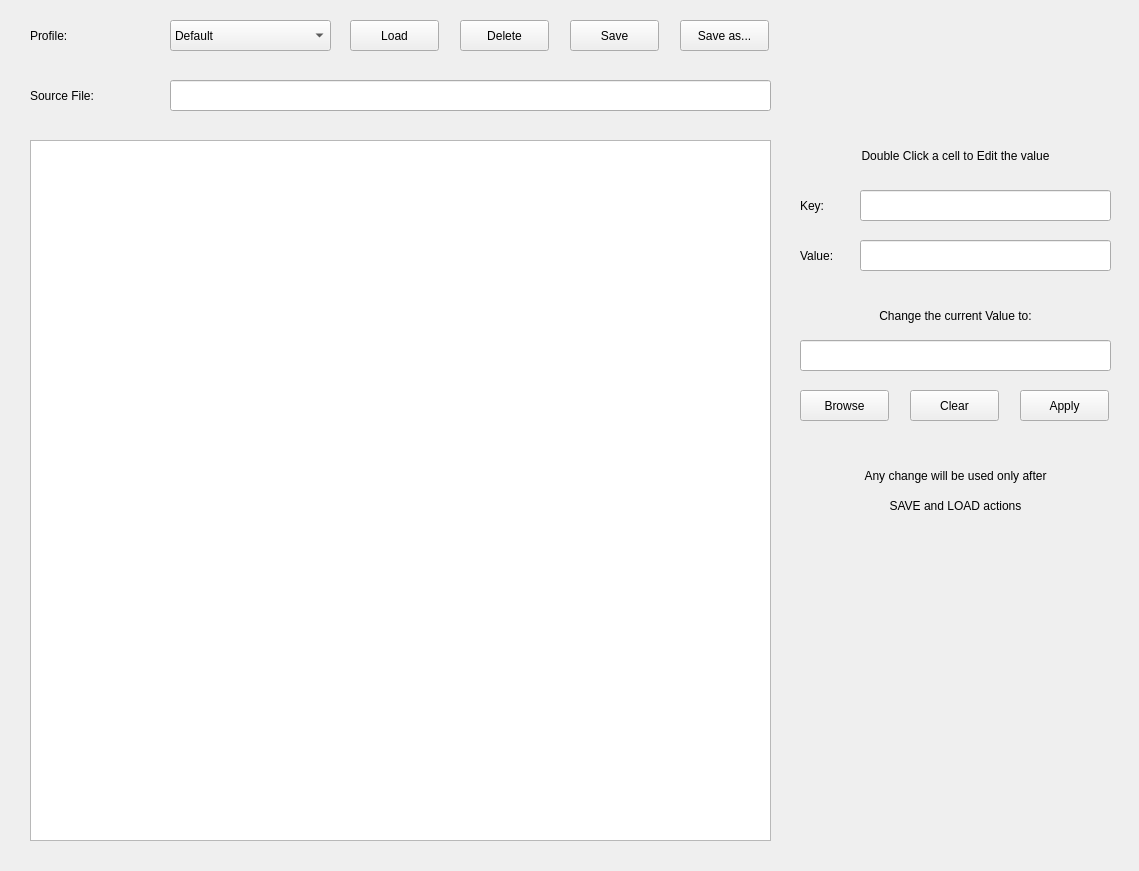
<?xml version="1.0" encoding="UTF-8"?>
<ui version="4.0">
 <class>Form</class>
 <widget class="QWidget" name="Form">
  <property name="geometry">
   <rect>
    <x>0</x>
    <y>0</y>
    <width>1139</width>
    <height>871</height>
   </rect>
  </property>
  <property name="windowTitle">
   <string>Form</string>
  </property>
  <widget class="QTableWidget" name="qtable_conf">
   <property name="geometry">
    <rect>
     <x>30</x>
     <y>140</y>
     <width>741</width>
     <height>701</height>
    </rect>
   </property>
  </widget>
  <widget class="QComboBox" name="qcombo_profile">
   <property name="geometry">
    <rect>
     <x>170</x>
     <y>20</y>
     <width>161</width>
     <height>31</height>
    </rect>
   </property>
   <property name="maxVisibleItems">
    <number>16</number>
   </property>
   <property name="duplicatesEnabled">
    <bool>false</bool>
   </property>
   <item>
    <property name="text">
     <string>Default</string>
    </property>
   </item>
  </widget>
  <widget class="QLabel" name="qlabel_conf_label">
   <property name="geometry">
    <rect>
     <x>30</x>
     <y>80</y>
     <width>91</width>
     <height>31</height>
    </rect>
   </property>
   <property name="layoutDirection">
    <enum>Qt::LeftToRight</enum>
   </property>
   <property name="text">
    <string>Source File:</string>
   </property>
   <property name="alignment">
    <set>Qt::AlignLeading|Qt::AlignLeft|Qt::AlignVCenter</set>
   </property>
  </widget>
  <widget class="QPushButton" name="qbutton_delete">
   <property name="geometry">
    <rect>
     <x>460</x>
     <y>20</y>
     <width>89</width>
     <height>31</height>
    </rect>
   </property>
   <property name="text">
    <string>Delete</string>
   </property>
  </widget>
  <widget class="QLabel" name="qlabel_conf_label_5">
   <property name="geometry">
    <rect>
     <x>30</x>
     <y>20</y>
     <width>71</width>
     <height>31</height>
    </rect>
   </property>
   <property name="layoutDirection">
    <enum>Qt::LeftToRight</enum>
   </property>
   <property name="text">
    <string>Profile:</string>
   </property>
   <property name="alignment">
    <set>Qt::AlignLeading|Qt::AlignLeft|Qt::AlignVCenter</set>
   </property>
  </widget>
  <widget class="QLineEdit" name="qline_configuration_file">
   <property name="geometry">
    <rect>
     <x>170</x>
     <y>80</y>
     <width>601</width>
     <height>31</height>
    </rect>
   </property>
   <property name="text">
    <string/>
   </property>
   <property name="readOnly">
    <bool>true</bool>
   </property>
  </widget>
  <widget class="QPushButton" name="qbutton_saveas">
   <property name="geometry">
    <rect>
     <x>680</x>
     <y>20</y>
     <width>89</width>
     <height>31</height>
    </rect>
   </property>
   <property name="text">
    <string>Save as...</string>
   </property>
  </widget>
  <widget class="QPushButton" name="qbutton_load">
   <property name="geometry">
    <rect>
     <x>350</x>
     <y>20</y>
     <width>89</width>
     <height>31</height>
    </rect>
   </property>
   <property name="text">
    <string>Load</string>
   </property>
  </widget>
  <widget class="QPushButton" name="qbutton_save">
   <property name="geometry">
    <rect>
     <x>570</x>
     <y>20</y>
     <width>89</width>
     <height>31</height>
    </rect>
   </property>
   <property name="text">
    <string>Save</string>
   </property>
  </widget>
  <widget class="QLabel" name="qlabel_conf_label_2">
   <property name="geometry">
    <rect>
     <x>800</x>
     <y>140</y>
     <width>311</width>
     <height>31</height>
    </rect>
   </property>
   <property name="layoutDirection">
    <enum>Qt::LeftToRight</enum>
   </property>
   <property name="text">
    <string>Double Click a cell to Edit the value</string>
   </property>
   <property name="alignment">
    <set>Qt::AlignCenter</set>
   </property>
  </widget>
  <widget class="QLineEdit" name="qline_edit_key">
   <property name="geometry">
    <rect>
     <x>860</x>
     <y>190</y>
     <width>251</width>
     <height>31</height>
    </rect>
   </property>
   <property name="text">
    <string/>
   </property>
   <property name="readOnly">
    <bool>true</bool>
   </property>
  </widget>
  <widget class="QLabel" name="qlabel_conf_label_3">
   <property name="geometry">
    <rect>
     <x>800</x>
     <y>190</y>
     <width>41</width>
     <height>31</height>
    </rect>
   </property>
   <property name="layoutDirection">
    <enum>Qt::LeftToRight</enum>
   </property>
   <property name="text">
    <string>Key:</string>
   </property>
   <property name="alignment">
    <set>Qt::AlignLeading|Qt::AlignLeft|Qt::AlignVCenter</set>
   </property>
  </widget>
  <widget class="QLabel" name="qlabel_conf_label_4">
   <property name="geometry">
    <rect>
     <x>800</x>
     <y>240</y>
     <width>51</width>
     <height>31</height>
    </rect>
   </property>
   <property name="layoutDirection">
    <enum>Qt::LeftToRight</enum>
   </property>
   <property name="text">
    <string>Value:</string>
   </property>
   <property name="alignment">
    <set>Qt::AlignLeading|Qt::AlignLeft|Qt::AlignVCenter</set>
   </property>
  </widget>
  <widget class="QLineEdit" name="qline_edit_value">
   <property name="geometry">
    <rect>
     <x>860</x>
     <y>240</y>
     <width>251</width>
     <height>31</height>
    </rect>
   </property>
   <property name="text">
    <string/>
   </property>
   <property name="readOnly">
    <bool>true</bool>
   </property>
  </widget>
  <widget class="QLabel" name="qlabel_conf_label_6">
   <property name="geometry">
    <rect>
     <x>800</x>
     <y>300</y>
     <width>311</width>
     <height>31</height>
    </rect>
   </property>
   <property name="layoutDirection">
    <enum>Qt::LeftToRight</enum>
   </property>
   <property name="text">
    <string>Change the current Value to:</string>
   </property>
   <property name="alignment">
    <set>Qt::AlignCenter</set>
   </property>
  </widget>
  <widget class="QLineEdit" name="qline_edit_newvalue">
   <property name="geometry">
    <rect>
     <x>800</x>
     <y>340</y>
     <width>311</width>
     <height>31</height>
    </rect>
   </property>
   <property name="text">
    <string/>
   </property>
   <property name="readOnly">
    <bool>false</bool>
   </property>
  </widget>
  <widget class="QPushButton" name="qbutton_browse">
   <property name="geometry">
    <rect>
     <x>800</x>
     <y>390</y>
     <width>89</width>
     <height>31</height>
    </rect>
   </property>
   <property name="text">
    <string>Browse</string>
   </property>
  </widget>
  <widget class="QPushButton" name="qbutton_apply">
   <property name="geometry">
    <rect>
     <x>1020</x>
     <y>390</y>
     <width>89</width>
     <height>31</height>
    </rect>
   </property>
   <property name="text">
    <string>Apply</string>
   </property>
  </widget>
  <widget class="QLabel" name="qlabel_conf_label_7">
   <property name="geometry">
    <rect>
     <x>800</x>
     <y>460</y>
     <width>311</width>
     <height>31</height>
    </rect>
   </property>
   <property name="layoutDirection">
    <enum>Qt::LeftToRight</enum>
   </property>
   <property name="text">
    <string>Any change will be used only after</string>
   </property>
   <property name="alignment">
    <set>Qt::AlignCenter</set>
   </property>
  </widget>
  <widget class="QLabel" name="qlabel_conf_label_8">
   <property name="geometry">
    <rect>
     <x>800</x>
     <y>490</y>
     <width>311</width>
     <height>31</height>
    </rect>
   </property>
   <property name="layoutDirection">
    <enum>Qt::LeftToRight</enum>
   </property>
   <property name="text">
    <string>SAVE and LOAD actions</string>
   </property>
   <property name="alignment">
    <set>Qt::AlignCenter</set>
   </property>
  </widget>
  <widget class="QLabel" name="qline_row">
   <property name="geometry">
    <rect>
     <x>870</x>
     <y>190</y>
     <width>41</width>
     <height>31</height>
    </rect>
   </property>
   <property name="layoutDirection">
    <enum>Qt::LeftToRight</enum>
   </property>
   <property name="text">
    <string/>
   </property>
   <property name="alignment">
    <set>Qt::AlignLeading|Qt::AlignLeft|Qt::AlignVCenter</set>
   </property>
  </widget>
  <widget class="QLabel" name="qline_col">
   <property name="enabled">
    <bool>false</bool>
   </property>
   <property name="geometry">
    <rect>
     <x>870</x>
     <y>240</y>
     <width>41</width>
     <height>31</height>
    </rect>
   </property>
   <property name="layoutDirection">
    <enum>Qt::LeftToRight</enum>
   </property>
   <property name="text">
    <string/>
   </property>
   <property name="alignment">
    <set>Qt::AlignLeading|Qt::AlignLeft|Qt::AlignVCenter</set>
   </property>
  </widget>
  <widget class="QPushButton" name="qbutton_clear">
   <property name="geometry">
    <rect>
     <x>910</x>
     <y>390</y>
     <width>89</width>
     <height>31</height>
    </rect>
   </property>
   <property name="text">
    <string>Clear</string>
   </property>
  </widget>
  <zorder>qline_row</zorder>
  <zorder>qline_col</zorder>
  <zorder>qtable_conf</zorder>
  <zorder>qcombo_profile</zorder>
  <zorder>qlabel_conf_label</zorder>
  <zorder>qbutton_delete</zorder>
  <zorder>qlabel_conf_label_5</zorder>
  <zorder>qline_configuration_file</zorder>
  <zorder>qbutton_saveas</zorder>
  <zorder>qbutton_load</zorder>
  <zorder>qbutton_save</zorder>
  <zorder>qlabel_conf_label_2</zorder>
  <zorder>qline_edit_key</zorder>
  <zorder>qlabel_conf_label_3</zorder>
  <zorder>qlabel_conf_label_4</zorder>
  <zorder>qline_edit_value</zorder>
  <zorder>qlabel_conf_label_6</zorder>
  <zorder>qline_edit_newvalue</zorder>
  <zorder>qbutton_browse</zorder>
  <zorder>qbutton_apply</zorder>
  <zorder>qlabel_conf_label_7</zorder>
  <zorder>qlabel_conf_label_8</zorder>
  <zorder>qbutton_clear</zorder>
 </widget>
 <resources/>
 <connections/>
</ui>
